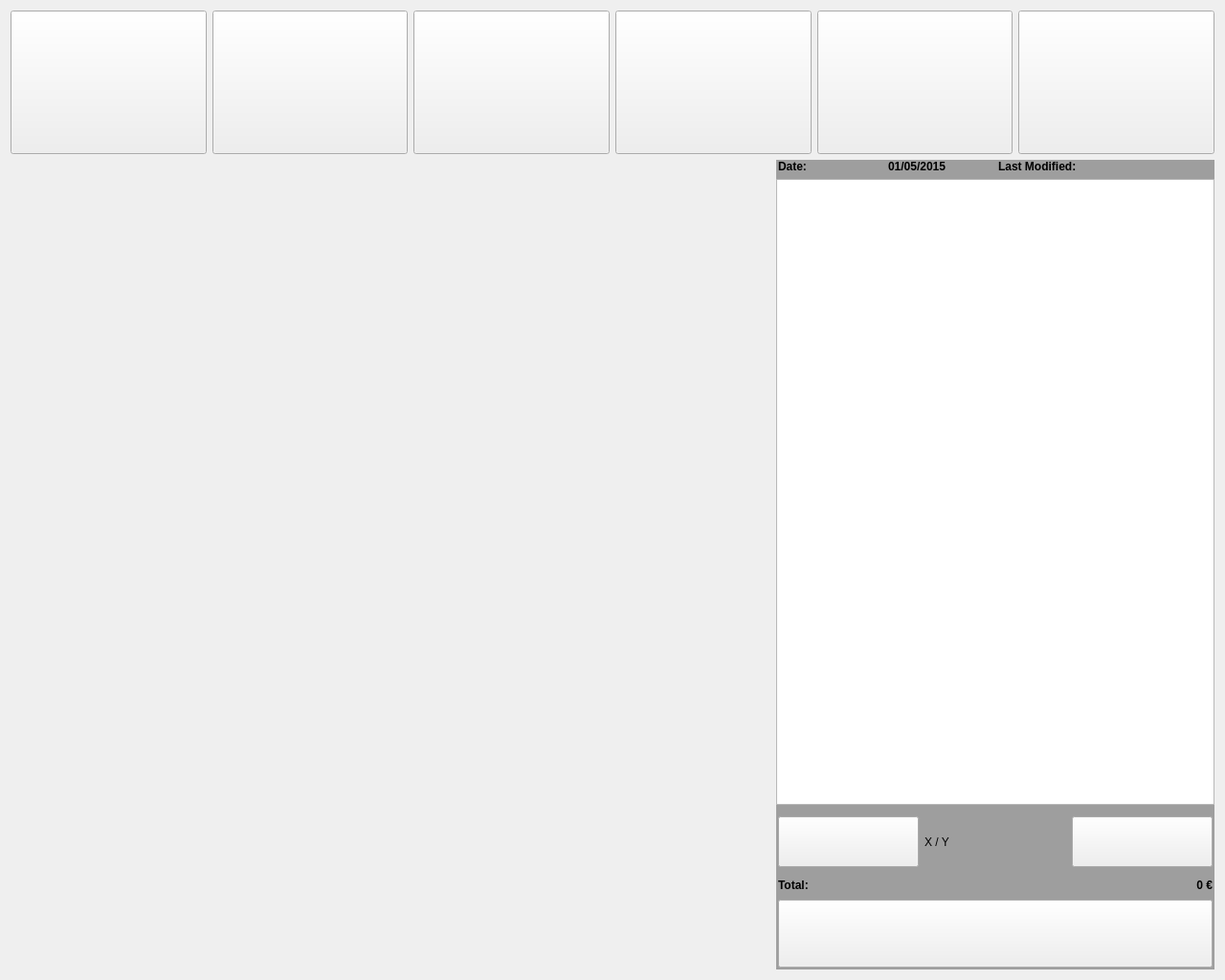
<?xml version="1.0" encoding="UTF-8"?>
<ui version="4.0">
 <class>InvoiceDetailsWindow</class>
 <widget class="QWidget" name="InvoiceDetailsWindow">
  <property name="geometry">
   <rect>
    <x>0</x>
    <y>0</y>
    <width>1280</width>
    <height>1024</height>
   </rect>
  </property>
  <property name="windowTitle">
   <string>Invoice Details</string>
  </property>
  <property name="styleSheet">
   <string notr="true">#invoiceInfoWidget {
background: rgb(158,158,158);
}


#invoiceTotalValueLabel{
font-weight: bold;
color: black;
font: 35pt &quot;Calibri&quot;;
}

#invoiceTotalLabel{
font-weight: bold;
color: black;
font: 35pt &quot;Calibri&quot;;
}

#invoiceDateLabel{
font-weight: bold;
font: 12pt &quot;Calibri&quot;;
color: black;
}


#invoiceDateValueLabel{
font-weight: bold;
font: 12pt &quot;Calibri&quot;;
color: black;
}


#invoiceLastModifLabel{
font-weight: bold;
font: 12pt &quot;Calibri&quot;;
color: black;
}


#invoiceLastModifValueLabel{
font-weight: bold;
font: 12pt &quot;Calibri&quot;;
color: black;
}


#newinvoiceButton{
qproperty-icon: url(&quot;:/images/newinvoice.png&quot;);
qproperty-iconSize: 120px 120px;
}

#tableReservationButton{
qproperty-icon: url(&quot;:/images/reservation.png&quot;);
qproperty-iconSize: 120px 120px;
}


#invoicesPushButton{
qproperty-icon: url(&quot;:/images/invoices.png&quot;);
qproperty-iconSize: 120px 120px;
}

#accountButton{
qproperty-icon: url(&quot;:/images/account.png&quot;);
qproperty-iconSize: 120px 120px;
}


#depositsButton{
qproperty-icon: url(&quot;:/images/deposits.png&quot;);
qproperty-iconSize: 120px 120px;
}

#exitButton{
qproperty-icon: url(&quot;:/images/exit.png&quot;);
qproperty-iconSize: 120px 120px;
}

#printButton{
qproperty-icon: url(&quot;:/images/print.png&quot;);
qproperty-iconSize: 60px 60px;
}

#prevPagePushButton{
qproperty-icon: url(&quot;:/images/left.png&quot;);
qproperty-iconSize: 50px 50px;
}

#nextPagePushButton{
qproperty-icon: url(&quot;:/images/right.png&quot;);
qproperty-iconSize: 50px 50px;
}

#pageInfoLabel{
color: black;
font: 18pt &quot;Calibri&quot;;
qproperty-alignment: AlignCenter;
}</string>
  </property>
  <layout class="QVBoxLayout" name="verticalLayout">
   <item>
    <widget class="QWidget" name="topPanelWidget" native="true">
     <property name="minimumSize">
      <size>
       <width>0</width>
       <height>150</height>
      </size>
     </property>
     <property name="maximumSize">
      <size>
       <width>16777215</width>
       <height>150</height>
      </size>
     </property>
     <layout class="QHBoxLayout" name="horizontalLayout_5">
      <property name="leftMargin">
       <number>0</number>
      </property>
      <property name="topMargin">
       <number>0</number>
      </property>
      <property name="rightMargin">
       <number>0</number>
      </property>
      <property name="bottomMargin">
       <number>0</number>
      </property>
      <item>
       <widget class="QPushButton" name="newinvoiceButton">
        <property name="enabled">
         <bool>true</bool>
        </property>
        <property name="sizePolicy">
         <sizepolicy hsizetype="Minimum" vsizetype="Expanding">
          <horstretch>0</horstretch>
          <verstretch>0</verstretch>
         </sizepolicy>
        </property>
        <property name="checkable">
         <bool>false</bool>
        </property>
        <property name="checked">
         <bool>false</bool>
        </property>
       </widget>
      </item>
      <item>
       <widget class="QPushButton" name="tableReservationButton">
        <property name="sizePolicy">
         <sizepolicy hsizetype="Minimum" vsizetype="Expanding">
          <horstretch>0</horstretch>
          <verstretch>0</verstretch>
         </sizepolicy>
        </property>
       </widget>
      </item>
      <item>
       <widget class="QPushButton" name="invoicesPushButton">
        <property name="enabled">
         <bool>true</bool>
        </property>
        <property name="sizePolicy">
         <sizepolicy hsizetype="Minimum" vsizetype="Expanding">
          <horstretch>0</horstretch>
          <verstretch>0</verstretch>
         </sizepolicy>
        </property>
        <property name="checkable">
         <bool>false</bool>
        </property>
        <property name="checked">
         <bool>false</bool>
        </property>
       </widget>
      </item>
      <item>
       <widget class="QPushButton" name="accountButton">
        <property name="sizePolicy">
         <sizepolicy hsizetype="Minimum" vsizetype="Expanding">
          <horstretch>0</horstretch>
          <verstretch>0</verstretch>
         </sizepolicy>
        </property>
       </widget>
      </item>
      <item>
       <widget class="QPushButton" name="depositsButton">
        <property name="sizePolicy">
         <sizepolicy hsizetype="Minimum" vsizetype="Expanding">
          <horstretch>0</horstretch>
          <verstretch>0</verstretch>
         </sizepolicy>
        </property>
        <property name="minimumSize">
         <size>
          <width>0</width>
          <height>0</height>
         </size>
        </property>
        <property name="maximumSize">
         <size>
          <width>16777215</width>
          <height>16777215</height>
         </size>
        </property>
       </widget>
      </item>
      <item>
       <widget class="QPushButton" name="exitButton">
        <property name="sizePolicy">
         <sizepolicy hsizetype="Minimum" vsizetype="Expanding">
          <horstretch>0</horstretch>
          <verstretch>0</verstretch>
         </sizepolicy>
        </property>
        <property name="minimumSize">
         <size>
          <width>0</width>
          <height>0</height>
         </size>
        </property>
        <property name="maximumSize">
         <size>
          <width>16777215</width>
          <height>16777215</height>
         </size>
        </property>
        <property name="autoFillBackground">
         <bool>false</bool>
        </property>
       </widget>
      </item>
     </layout>
    </widget>
   </item>
   <item>
    <widget class="QWidget" name="InvoiceWidget" native="true">
     <layout class="QHBoxLayout" name="horizontalLayout_9">
      <property name="leftMargin">
       <number>0</number>
      </property>
      <property name="topMargin">
       <number>0</number>
      </property>
      <property name="rightMargin">
       <number>0</number>
      </property>
      <property name="bottomMargin">
       <number>0</number>
      </property>
      <item>
       <spacer name="horizontalSpacer">
        <property name="orientation">
         <enum>Qt::Horizontal</enum>
        </property>
        <property name="sizeHint" stdset="0">
         <size>
          <width>40</width>
          <height>20</height>
         </size>
        </property>
       </spacer>
      </item>
      <item>
       <widget class="QWidget" name="invoiceInfoWidget" native="true">
        <property name="minimumSize">
         <size>
          <width>458</width>
          <height>0</height>
         </size>
        </property>
        <property name="maximumSize">
         <size>
          <width>458</width>
          <height>16777215</height>
         </size>
        </property>
        <layout class="QVBoxLayout" name="verticalLayout_2">
         <property name="leftMargin">
          <number>0</number>
         </property>
         <property name="topMargin">
          <number>0</number>
         </property>
         <property name="rightMargin">
          <number>0</number>
         </property>
         <property name="bottomMargin">
          <number>0</number>
         </property>
         <item>
          <widget class="QWidget" name="invoiceDateWidget" native="true">
           <layout class="QHBoxLayout" name="horizontalLayout_7">
            <property name="leftMargin">
             <number>2</number>
            </property>
            <property name="topMargin">
             <number>0</number>
            </property>
            <property name="rightMargin">
             <number>2</number>
            </property>
            <property name="bottomMargin">
             <number>0</number>
            </property>
            <item>
             <widget class="QLabel" name="invoiceDateLabel">
              <property name="text">
               <string>Date:</string>
              </property>
             </widget>
            </item>
            <item>
             <widget class="QLabel" name="invoiceDateValueLabel">
              <property name="text">
               <string>01/05/2015</string>
              </property>
             </widget>
            </item>
            <item>
             <widget class="QLabel" name="invoiceLastModifLabel">
              <property name="text">
               <string>Last Modified:</string>
              </property>
             </widget>
            </item>
            <item>
             <widget class="QLabel" name="invoiceLastModifValueLabel">
              <property name="text">
               <string notr="true"/>
              </property>
             </widget>
            </item>
           </layout>
          </widget>
         </item>
         <item>
          <widget class="QTableWidget" name="productTableWidget">
           <property name="verticalScrollBarPolicy">
            <enum>Qt::ScrollBarAlwaysOff</enum>
           </property>
           <property name="horizontalScrollBarPolicy">
            <enum>Qt::ScrollBarAlwaysOff</enum>
           </property>
           <property name="editTriggers">
            <set>QAbstractItemView::NoEditTriggers</set>
           </property>
           <property name="selectionMode">
            <enum>QAbstractItemView::NoSelection</enum>
           </property>
           <property name="selectionBehavior">
            <enum>QAbstractItemView::SelectRows</enum>
           </property>
           <attribute name="verticalHeaderVisible">
            <bool>false</bool>
           </attribute>
          </widget>
         </item>
         <item>
          <widget class="QWidget" name="pagingWidget" native="true">
           <property name="minimumSize">
            <size>
             <width>0</width>
             <height>65</height>
            </size>
           </property>
           <property name="maximumSize">
            <size>
             <width>16777215</width>
             <height>65</height>
            </size>
           </property>
           <layout class="QHBoxLayout" name="horizontalLayout_10">
            <property name="leftMargin">
             <number>2</number>
            </property>
            <property name="topMargin">
             <number>6</number>
            </property>
            <property name="rightMargin">
             <number>2</number>
            </property>
            <property name="bottomMargin">
             <number>6</number>
            </property>
            <item>
             <widget class="QPushButton" name="prevPagePushButton">
              <property name="sizePolicy">
               <sizepolicy hsizetype="Preferred" vsizetype="Preferred">
                <horstretch>0</horstretch>
                <verstretch>0</verstretch>
               </sizepolicy>
              </property>
             </widget>
            </item>
            <item>
             <widget class="QLabel" name="pageInfoLabel">
              <property name="text">
               <string notr="true">X / Y</string>
              </property>
             </widget>
            </item>
            <item>
             <widget class="QPushButton" name="nextPagePushButton">
              <property name="sizePolicy">
               <sizepolicy hsizetype="Preferred" vsizetype="Preferred">
                <horstretch>0</horstretch>
                <verstretch>0</verstretch>
               </sizepolicy>
              </property>
             </widget>
            </item>
           </layout>
          </widget>
         </item>
         <item>
          <widget class="QWidget" name="invoiceTotalWidget" native="true">
           <layout class="QHBoxLayout" name="horizontalLayout_4">
            <property name="leftMargin">
             <number>2</number>
            </property>
            <property name="topMargin">
             <number>0</number>
            </property>
            <property name="rightMargin">
             <number>2</number>
            </property>
            <property name="bottomMargin">
             <number>0</number>
            </property>
            <item>
             <widget class="QLabel" name="invoiceTotalLabel">
              <property name="text">
               <string>Total:</string>
              </property>
             </widget>
            </item>
            <item>
             <widget class="QLabel" name="invoiceTotalValueLabel">
              <property name="minimumSize">
               <size>
                <width>200</width>
                <height>0</height>
               </size>
              </property>
              <property name="text">
               <string notr="true">0 €</string>
              </property>
              <property name="alignment">
               <set>Qt::AlignRight|Qt::AlignTrailing|Qt::AlignVCenter</set>
              </property>
             </widget>
            </item>
           </layout>
          </widget>
         </item>
         <item>
          <widget class="QWidget" name="optionsWidget" native="true">
           <property name="minimumSize">
            <size>
             <width>0</width>
             <height>75</height>
            </size>
           </property>
           <property name="maximumSize">
            <size>
             <width>16777215</width>
             <height>75</height>
            </size>
           </property>
           <layout class="QHBoxLayout" name="horizontalLayout_2">
            <property name="leftMargin">
             <number>2</number>
            </property>
            <property name="topMargin">
             <number>2</number>
            </property>
            <property name="rightMargin">
             <number>2</number>
            </property>
            <property name="bottomMargin">
             <number>2</number>
            </property>
            <item>
             <widget class="QPushButton" name="printButton">
              <property name="sizePolicy">
               <sizepolicy hsizetype="Minimum" vsizetype="Expanding">
                <horstretch>0</horstretch>
                <verstretch>0</verstretch>
               </sizepolicy>
              </property>
             </widget>
            </item>
           </layout>
          </widget>
         </item>
        </layout>
       </widget>
      </item>
     </layout>
    </widget>
   </item>
  </layout>
 </widget>
 <resources/>
 <connections/>
</ui>
